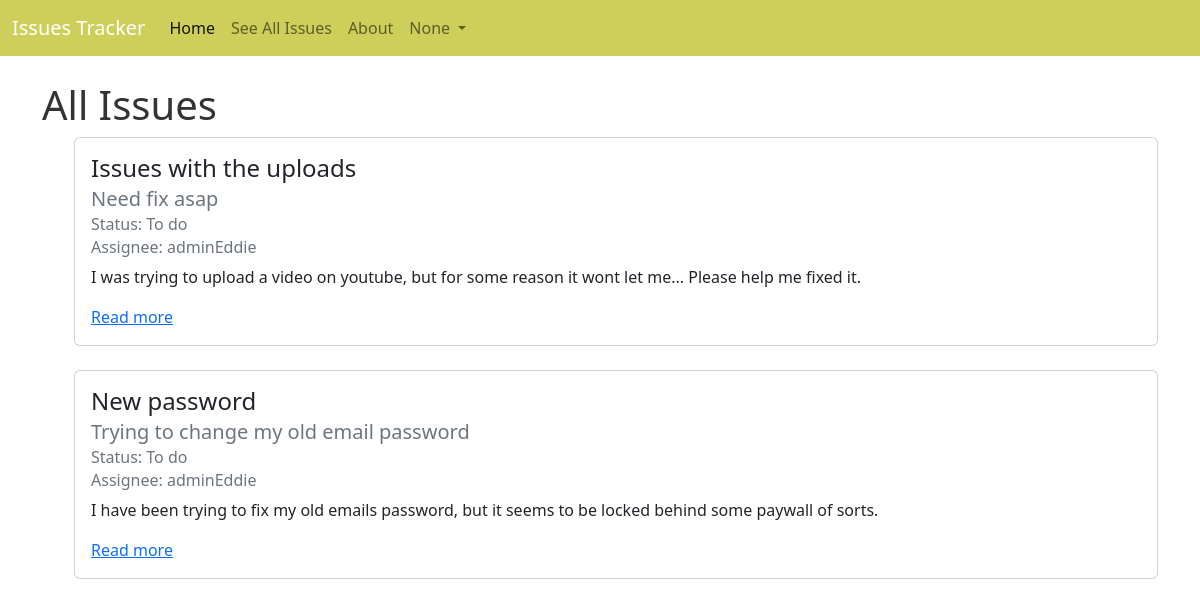
Screenshot of /issues/ (signed in) with the database file from the repository.
### accounts/models.py (models this page shows)
class CustomUser(AbstractUser):
    role = models.ForeignKey(
        Role,
        on_delete=models.CASCADE,
        blank = True,
        null = True
    )

### issues/models.py (models this page shows, shortened)
class Issues(models.Model):
    title = models.CharField(max_length=256)
    summary = models.CharField(max_length=512)
    description = models.TextField()
    status = models.ForeignKey(
        Status,
        on_delete=models.CASCADE,
        default = 1
    )
    requester = models.ForeignKey(
        get_user_model(),
        on_delete=models.CASCADE,
        related_name = "requester"
    )
    assignee = models.ForeignKey(
        get_user_model(),
        on_delete=models.CASCADE,
        blank=True, null=True,
        related_name = "assignee",
        default = 1
    )

class Status(models.Model):
    name = models.CharField(max_length=128)
    description = models.CharField(max_length=256)
    def __str__(self):
        return self.name

### issues/views.py (the view)
# urls.py: path('', IssueListView.as_view(), name='list'),
class IssueListView(ListView):
    template_name = "issues/list.html"
    model = Issues

### templates/issues/list.html (shortened to what this page needs)
{% extends 'base.html' %}
{% block content %}
    <h1>All Issues</h1>
    {% if issues_list|length > 0 %}
        <ul>
            {% for issue in issues_list %}
            <div class="card">
                <div class="card-body">
                    <h4 class="card-title">{{ issue.title }}</h4>
                    <h5 class="card-subtitle mb-2 text-muted">{{ issue.summary}}</h5>
                    <h6 class="card-subtitle mb-2 text-muted">Status: {{ issue.status}}</h6>
                    <h6 class="card-subtitle mb-2 text-muted">Assignee: {{ issue.assignee }}</h6>
                    <p class="card-text">{{ issue.description|truncatechars:500 }}</p>
                    <a href="{% url 'detail' issue.id %}" class="card-link">Read more</a>
                </div>
            </div>
            <br />
            {% endfor %}
        </ul>
    {% else %}
        <h5>There's no issues yet.</h5>
    {% endif %}
{% endblock content %}

### templates/base.html (shortened to what this page needs)
{%load static %}
<!DOCTYPE html>
<html lang="en">
<head>
    <link href="https://cdn.jsdelivr.net/npm/bootstrap@5.2.1/dist/css/bootstrap.min.css" rel="stylesheet">
    <link rel="stylesheet" href="https://cdn.jsdelivr.net/npm/bootstrap-icons@1.9.1/font/bootstrap-icons.css">
    <link rel="stylesheet" href="{% static 'css/style.css' %}">
</head>
<body>
    <nav class="navbar navbar-expand-lg">
        <div class="container-fluid">
            <a class="navbar-brand" href="{% url 'home' %}">Issues Tracker</a>
            <div class="collapse navbar-collapse" id="navbarNav">
            <ul class="navbar-nav">
                <li class="nav-item">
                <a class="nav-link active" aria-current="page" href="{% url 'home' %}">Home</a>
                <li class="nav-item">
                    <a class="nav-link" href="{% url 'list' %}">See All Issues</a>
                </li>
                <li class="nav-item">
                    <a class="nav-link" href="{% url 'about' %}">About</a>
                </li>
                {% if user.is_authenticated %}
                <li class="nav-item dropdown">
                    <a class="nav-link dropdown-toggle" href="#" role="button" data-bs-toggle="dropdown" aria-expanded="false">
                      {{user.role}}
                    </a>
                  </li>
                {% endif %}
            </ul>
            </div>
        </div>
    </nav>
    <div class="container">
        {% block content %}
        {% endblock content %}
    </div>
</body>
</html>

### static/css/style.css (style rules this page uses)
.container { margin-top: 25px; }
h1 { color: rgb(51, 51, 51); }
nav { background-color: rgb(206, 206, 90); }
a.navbar-brand, a.nav-link.active { color: white; }

### rows the page displays
CustomUser: role "None"
Issues: title "Issues with the uploads", summary "Need fix asap", status "To do", assignee "adminEddie", description "I was trying to upload a video on youtube, but for some reason it wont let me... Please help me fixed it."
Issues: title "New password", summary "Trying to change my old email password", status "To do", assignee "adminEddie", description "I have been trying to fix my old emails password, but it seems to be locked behind some paywall of sorts."
